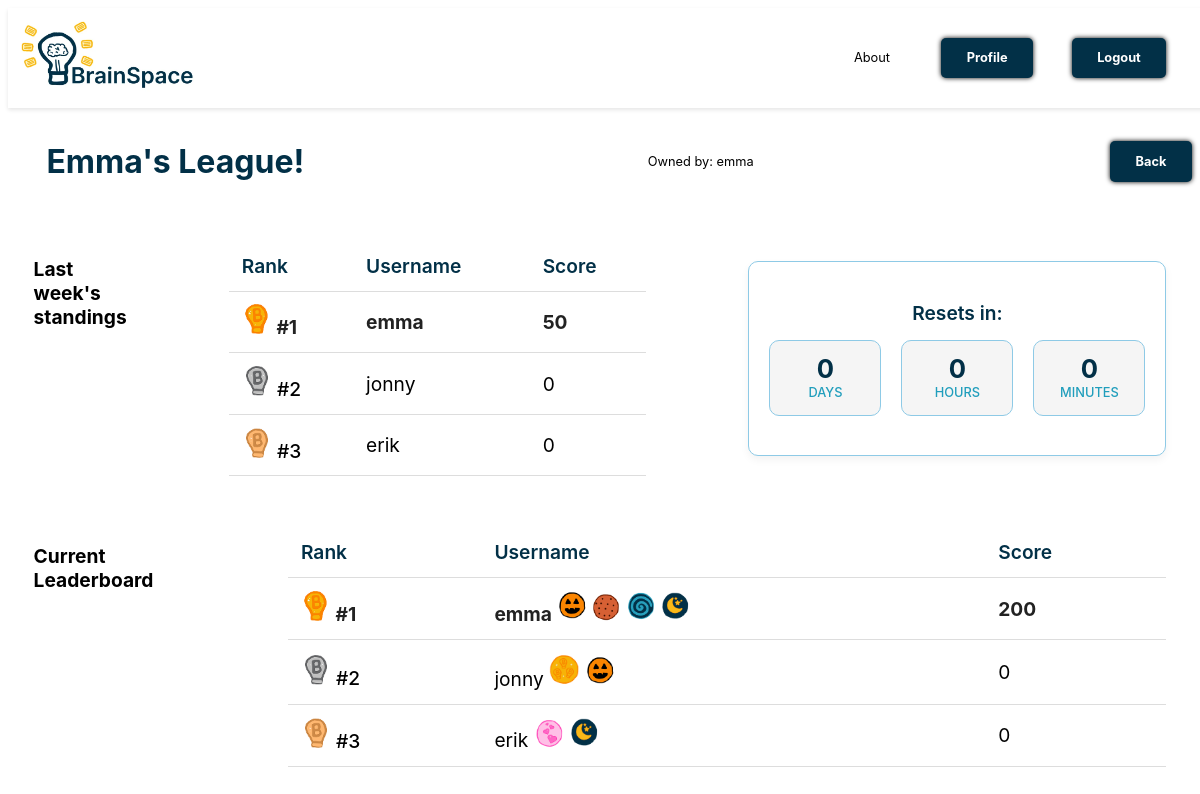
The app's page /league/2/ (signed in), older data.
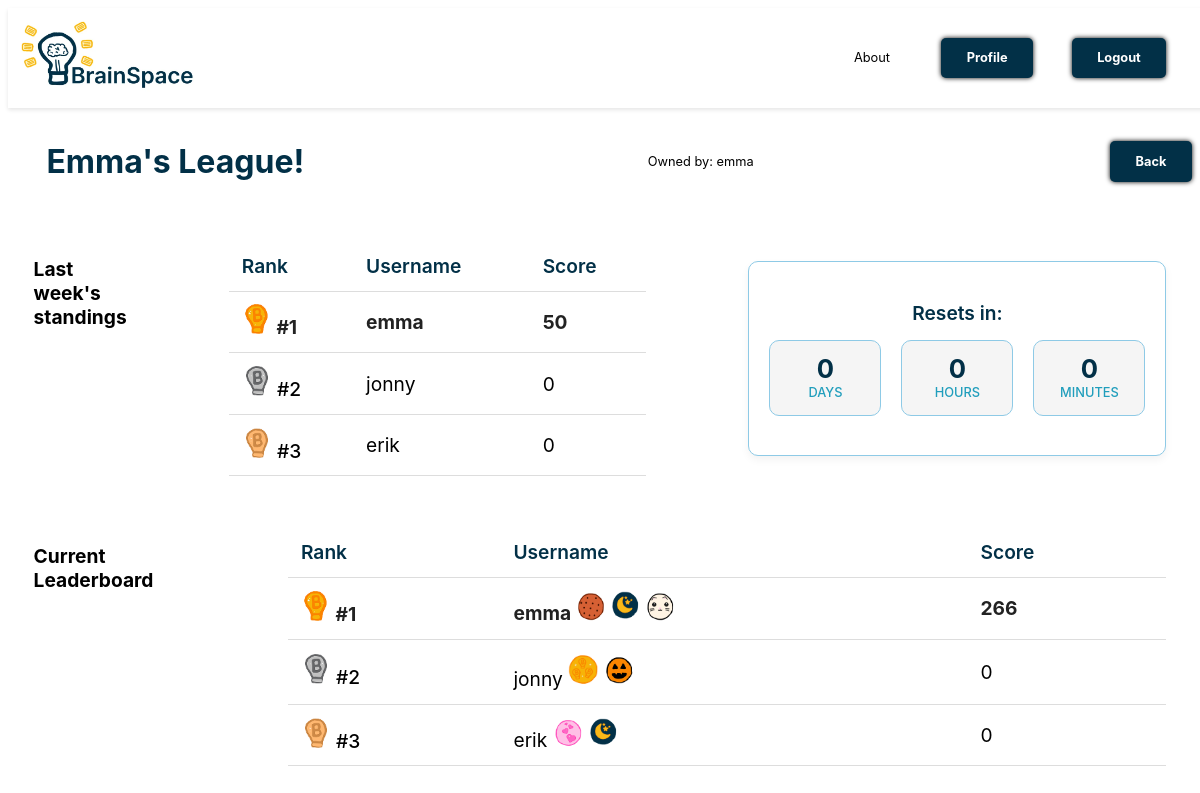
The same page, newer data.
### cards/models.py (models this page shows, shortened)
class League(models.Model):
    name = models.CharField(max_length=255)
    owner = models.ForeignKey(Profile, on_delete=models.CASCADE, related_name='owned_leagues')
    last_rewarded = models.DateTimeField(default=timezone.now())
    previous_top_users = models.TextField(null=True, blank=True)

class Profile(models.Model):
    user = models.OneToOneField(User, on_delete=models.CASCADE, related_name='profile')
    points = models.IntegerField(default=0)
    brainbucks = models.IntegerField(default=0)
    friends = models.ManyToManyField('self', through='Friendship', symmetrical=False, related_name='friend_list')
    is_verified = models.BooleanField(default=False)
    verification_token = models.CharField(max_length=255, blank=True, null=True)

class LeagueUser(models.Model):
    league = models.ForeignKey(League, on_delete=models.CASCADE, related_name='league_users')
    user = models.ForeignKey(Profile, on_delete=models.CASCADE, related_name='league_users')
    score = models.IntegerField(default=0)

class UserBadge(models.Model):
    user = models.ForeignKey(Profile, on_delete=models.CASCADE, related_name='user_badges')
    badge = models.ForeignKey(Badge, on_delete=models.CASCADE, related_name='user_badges')
    displayed = models.BooleanField(default=False)

class Badge(models.Model):
    name = models.CharField(max_length=255)
    price = models.IntegerField()
    description = models.TextField()
    image = models.ImageField(upload_to='badges/', null=True, blank=True)

### cards/views.py (the view)
    def wrapper(request, *args, **kwargs):
        if not request.user.profile.is_verified:
            return redirect('verify_email_prompt')
        return view_func(request, *args, **kwargs)

### cards/views.py (called while the page is built)
def email_verified_required(view_func):
    def wrapper(request, *args, **kwargs):
        if not request.user.profile.is_verified:
            return redirect('verify_email_prompt')
        return view_func(request, *args, **kwargs)
    return wrapper

@login_required
@email_verified_required
def league(request, league_id):
    league = get_object_or_404(League, id=league_id)
    reset_time = max(league.last_rewarded + timedelta(weeks=1) - now(), timedelta(0))
    days = reset_time.days
    hours, remainder = divmod(reset_time.seconds, 3600)
    minutes, _ = divmod(remainder, 60)
    previous_top_users = json.loads(league.previous_top_users) if league.previous_top_users else []
    return render(request, 'cards/league.html', {
        'league': league,
        'days': days,
        'hours': hours,
        'minutes': minutes,
        'previous_top_users': previous_top_users,
    })

### cards/templates/cards/league.html (shortened to what this page needs)
{% extends 'cards/header.html' %}
{% block content %}
{% load static %}
<div class="flashcard-nav-header">
    <h1 class="league-title">{{ league.name }}</h1>
    <p class="league-owner">Owned by: {{ league.owner.user.username }}</p>
    <a href="{% url 'profile' %}" class="loginbtn">Back</a>
</div>
<div class="dashboard">
    {% if previous_top_users %}
    <h2>Last week's standings</h2>
    <table class="league-table">
        <thead>
            <tr>
                <th>Rank</th>
                <th>Username</th>
                <th>Score</th>
            </tr>
        </thead>
        <tbody>
            {% for user in previous_top_users %}
            <tr>
                <td>{% if forloop.counter == 1 %}
                    <img src="{% static 'images/gold.png' %}" alt="Gold" width="30">
                    {% elif forloop.counter == 2 %}
                    <img src="{% static 'images/silver.png' %}" alt="Silver" width="30">
                    {% elif forloop.counter == 3 %}
                    <img src="{% static 'images/bronze.png' %}" alt="Bronze" width="30">
                    {% endif %} #{{ forloop.counter }}
                </td>
                <td>{{ user.username }}</td>
                <td>{{ user.score }}</td>
            </tr>
            {% endfor %}
        </tbody>
    </table>
    {% endif %}
    <div class="countdown-box">
        <h3>Resets in:</h3>
        <div class="countdown-timer">
            <div class="countdown-item">
                <span class="countdown-value">{{ days }}</span>
                <span class="countdown-label">Days</span>
            </div>
            <div class="countdown-item">
                <span class="countdown-value">{{ hours }}</span>
                <span class="countdown-label">Hours</span>
            </div>
            <div class="countdown-item">
                <span class="countdown-value">{{ minutes }}</span>
                <span class="countdown-label">Minutes</span>
            </div>
        </div>
    </div>
</div>
<div class="dashboard">
    <h2>Current Leaderboard</h2>
    <table class="league-table">
        <thead>
            <tr>
                <th>Rank</th>
                <th>Username</th>
                <th>Score</th>
            </tr>
        </thead>
        <tbody>
            {% for member in league.league_users.all|dictsortreversed:"score" %}
            <tr>
                <td>{% if forloop.counter == 1 %}
                    <img src="{% static 'images/gold.png' %}" alt="Gold" width="30">
                    {% elif forloop.counter == 2 %}
                    <img src="{% static 'images/silver.png' %}" alt="Silver" width="30">
                    {% elif forloop.counter == 3 %}
                    <img src="{% static 'images/bronze.png' %}" alt="Bronze" width="30">
                    {% endif %} #{{ forloop.counter }}
                </td>
                <td>{{ member.user.user.username }}
                    {% for badge in member.user.user_badges.all %}
                        {% if badge.displayed %}
                            <img src="{% static badge.badge.image %}" alt="{{ badge.badge.name }}" width="30">
                        {% endif %}
                    {% endfor %}
                </td>
                <td>{{ member.score }}</td>
            </tr>
            {% empty %}
            <tr>
                <td colspan="3">No members yet.</td>
            </tr>
            {% endfor %}
        </tbody>
    </table>
</div>
{% endblock %}

### cards/templates/cards/header.html (shortened to what this page needs)
<!DOCTYPE html>
<html lang="en">
<head>
    {% load static %}
    <link rel="stylesheet" href="{% static 'css/styles.css' %}">
</head>
<body>
    <header>
        <div class="header-container">
            <a href="{% if user.is_authenticated %}{% url 'dashboard' %}{% else %}{% url 'landing' %}{% endif %}" class="logo-link">
                <img src="{% static 'images/logo.png' %}" alt="BrainSpace Logo" class="header-logo">
            </a>
            <button id="menu-toggle" aria-label="Menu" aria-expanded="false">☰</button>
            <nav id="nav-menu" aria-labelledby="menu-toggle">
                {% if user.is_authenticated %}
                    <a href="{% url 'about' %}">About</a>
                    <a href="{% url 'profile' %}" class="nav-btn signupbtn">Profile</a>
                    <a href="{% url 'logout' %}" class="nav-btn loginbtn">Logout</a>
                {% else %}
                    <a href="{% url 'about' %}">About</a>
                    <a href="{% url 'signup' %}" class="nav-btn signupbtn">Sign up</a>
                    <a href="{% url 'login' %}" class="nav-btn loginbtn">Login</a>
                {% endif %}
            </nav>
        </div>
    </header>
    <main>
        {% block content %}
        {% endblock %}
    </main>
</body>
</html>

### static/css/styles.css (style rules this page uses)
html { font-size: 80%; overflow-x: hidden; }
body { font-family: 'Inter', Arial, sans-serif; height: 100vh; display: flex; flex-wrap: wrap; justify-content: center; }
main { height: 100%; width: 100%; }
h1 { font-size: 2.5rem; margin-left: 2rem; color: #023047; }
.header-container { display: flex; overflow: visible; justify-content: space-between; align-items: center; width: 100%; background-color: #ffffff; color: #000000; padding: 1rem 1rem; box-shadow: 0 2px 4px rgba(0, 0, 0, 0.1); }
.header-logo { max-width: 175px; height: auto; }
header { width: 100%; }
header nav { display: flex; gap: 1rem; margin-right: 2rem; }
header nav a { display: inline-block; padding: 1rem 2rem; margin-top: 1rem; color: #000000; text-decoration: none; font-size: 1rem; border-radius: 5px; text-align: center; }
#menu-toggle { display: block; background: none; border: none; font-size: 2rem; cursor: pointer; z-index: 1100; }
.loginbtn { display: inline-block; margin: 1rem; padding: 1rem 2rem; background-color: #023047; color: #fff; font-weight: bold; text-decoration: none; border-radius: 5px; text-align: center; box-shadow: #000000 0px 0px 5px; }
.signupbtn { display: inline-block; margin: 1rem; padding: 1rem 2rem; background-color: #023047; color: #fff; font-weight: bold; text-decoration: none; border-radius: 5px; text-align: center; box-shadow: #000000 0px 0px 5px; }
button { display: inline-block; font-weight: bold; padding: 1rem; background-color: #023047; color: #fff; border: none; cursor: pointer; border-radius: 5px; }
.league-table { width: 100%; border-collapse: collapse; font-size: 1.5rem; }
.league-table th, .league-table td { padding: 1rem; text-align: left; border-bottom: 1px solid #ddd; }
.league-table th { font-weight: 600; color: #023047; }
.league-table td:first-child { font-weight: 500; }
.league-table tbody tr:first-child td { color: #222; font-weight: 700; }
.badge-shop .header, .flashcard-nav-header { width: 100%; display: flex; align-items: center; justify-content: space-between; padding: 1rem; }
.dashboard { display: flex; gap: 8rem; padding: 2rem; justify-content: center; }
.countdown-box { background-color: #FFFFFF; border: 1px solid #8ECAE6; border-radius: 10px; padding: 20px; text-align: center; margin: 20px 0; box-shadow: 0 4px 8px rgba(0, 0, 0, 0.05); }
.countdown-box h3 { font-size: 1.5rem; color: #023047; margin-bottom: 15px; font-weight: 600; }
.countdown-timer { display: flex; justify-content: center; gap: 20px; }
.countdown-item { background-color: #F5F5F5; border-radius: 10px; padding: 15px; min-width: 80px; border: 1px solid #8ECAE6; display: flex; flex-direction: column; align-items: center; justify-content: center; }
.countdown-value { font-size: 2rem; font-weight: bold; color: #023047; line-height: 1; margin-bottom: 5px; }
.countdown-label { font-size: 1rem; color: #219EBC; text-transform: uppercase; font-weight: 500; line-height: 1; }

Row changes from the older to the newer data that the page shows:
changed LeagueUser "emma": loses UserBadge (badge.image (picture)); score "200" → "266"
added UserBadge: badge.image (picture), shown under LeagueUser "emma"
